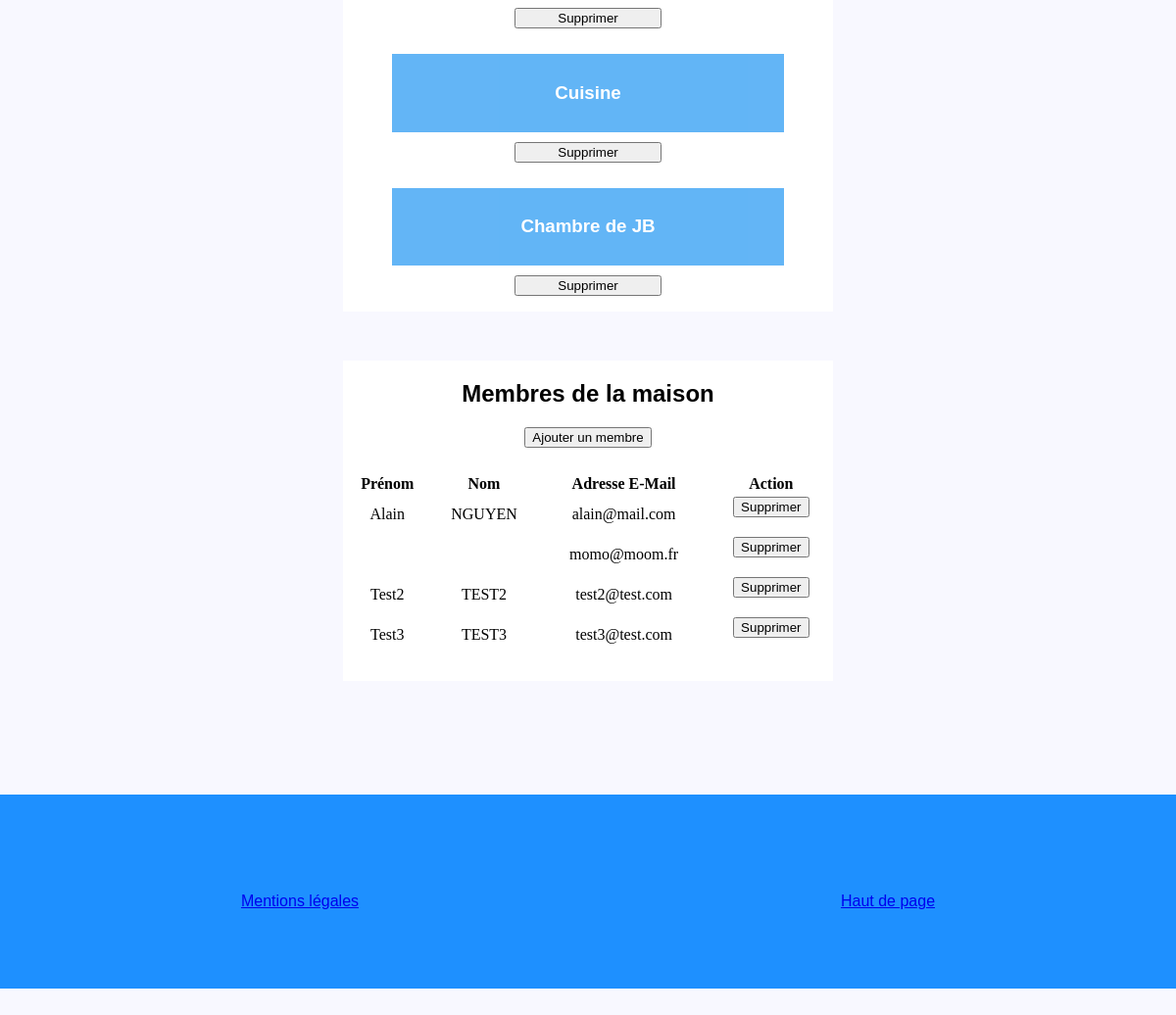
Before: /index.php?page=house&houseid=4&userid=1 (signed in, lower part) with the older database file.
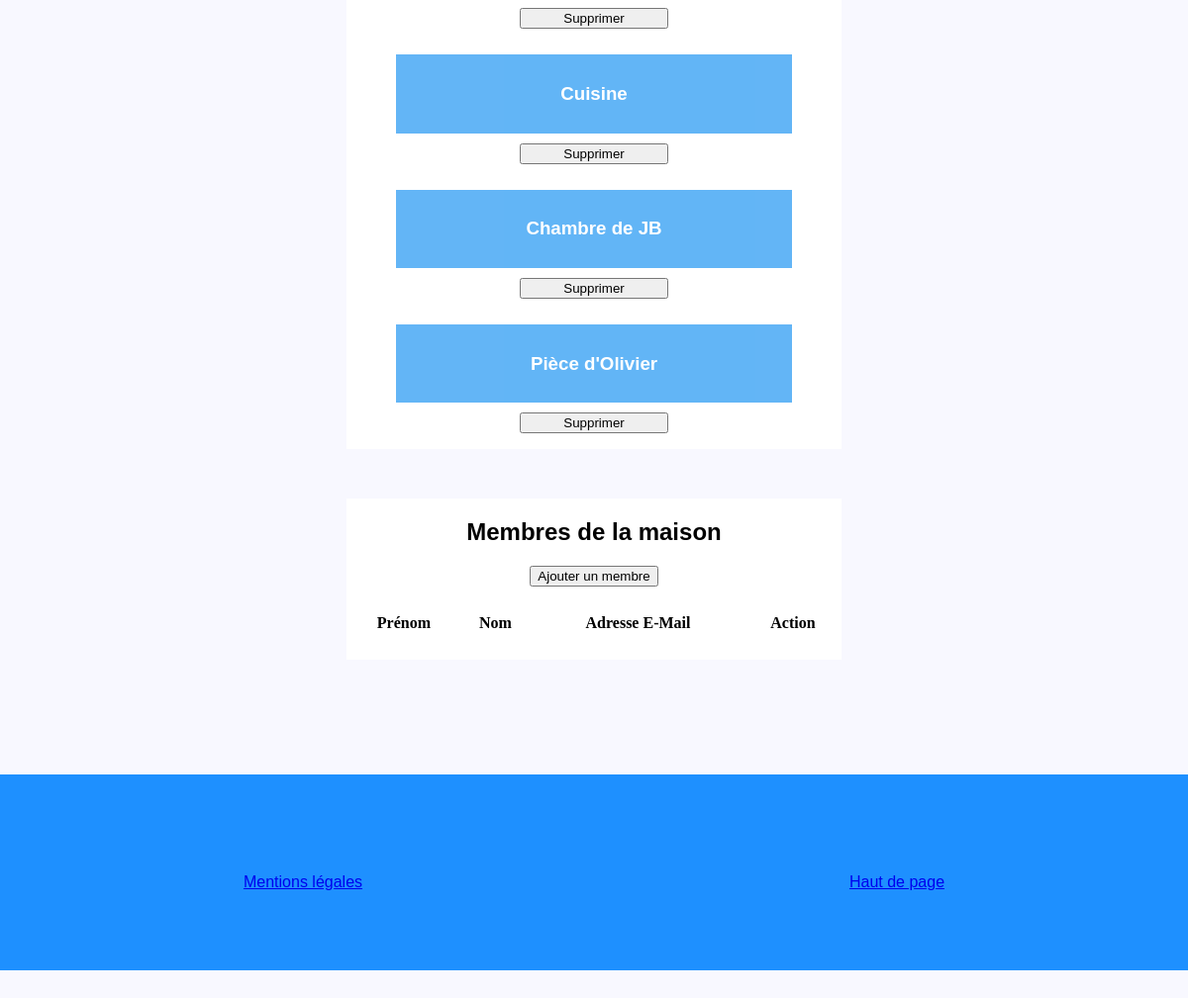
After: the same page with the newer database file.
### tables this page shows
CREATE TABLE IF NOT EXISTS `rooms` (
  `room_id` int(11) NOT NULL AUTO_INCREMENT,
  `room_name` varchar(255) NOT NULL,
  `movedetect` varchar(255) NOT NULL,
  `light` varchar(255) NOT NULL,
  `temperature` int(11) NOT NULL,
  `house_id` int(11) NOT NULL,
  PRIMARY KEY (`room_id`)
);

CREATE TABLE IF NOT EXISTS `houselinks` (
  `houselink_id` int(11) NOT NULL AUTO_INCREMENT,
  `house_id` int(11) NOT NULL,
  `user_id` int(11) NOT NULL,
  PRIMARY KEY (`houselink_id`)
);

CREATE TABLE IF NOT EXISTS `users` (
  `user_id` int(8) NOT NULL AUTO_INCREMENT,
  `user_name` varchar(30) NOT NULL,
  `user_lastname` varchar(32) DEFAULT NULL,
  `user_firstname` varchar(32) DEFAULT NULL,
  `user_pass` varchar(255) NOT NULL,
  `user_email` varchar(255) NOT NULL,
  `user_date` datetime NOT NULL,
  PRIMARY KEY (`user_id`),
  UNIQUE KEY `user_name_unique` (`user_name`)
);

### house.php (the view, shortened to what this page needs)
<?php
if(isset($_GET['houseid']) AND isset($_SESSION['user_id'])){
    $houseid=$_GET['houseid'];
    $user_id=$_GET['userid'];
    $bdd = new PDO('mysql:host=127.0.0.1;dbname=jabasof', 'root', '',array (PDO::MYSQL_ATTR_INIT_COMMAND => 'SET NAMES \'UTF8\''));
    $reqlink = $bdd -> query('SELECT `houselink_id` FROM `houselinks` WHERE `house_id`= '.$houseid.' AND `user_id`='.$user_id);
    $userlink = $reqlink -> rowCount();
    if ($userlink>0 OR $_SESSION['user_id']==1) {
        $gethouse = $bdd->query("SELECT * FROM `houses` WHERE `house_id` =".$houseid);
        while($result=$gethouse->fetch()) {
            $houseadmin = $result['admin_id'];
        }
        $getrooms = $bdd->query("SELECT * FROM `houses`
                                      INNER JOIN `rooms` ON  houses.house_id=rooms.house_id
                                      WHERE houses.house_id =".$houseid);
        echo '<div class="cont"><div class="container">';
        while($result=$getrooms->fetch()) {
            echo '
                <figure class="roomaccess">
                    <figcaption>
                        <h3>' . $result['room_name'] . '</h3>
                    </figcaption>
                    <a href="?page=room&id=' . $result['room_id'] . '&houseid='.$houseid.'"></a>
                </figure>
                <form class="roomform" action="" method="post">
                    <input type="hidden" name="deletedroom" value="' . $result['room_id'] . '">
                    <input type="submit" name="deleteroom" value="Supprimer" />
                </form>
        ';
        }
        echo '</div>';
        if ($user_id==$houseadmin) {
            $getinfo = $bdd->query("SELECT * FROM `users`
                                      INNER JOIN `houselinks` ON users.user_id=houselinks.user_id
                                      INNER JOIN `houses` ON houselinks.house_id = houses.house_id
                                      WHERE houses.house_id =".$houseid);
            echo '<div class="container">
                <h2>Membres de la maison</h2>
                <button onclick="show()">Ajouter un membre</button>
                <table id="shownElement">
                <tr>
                    <form action="" method="post">
                        <th>
                            <input type="text" name="username">
                        </th>
                        <th>
                            <input type="submit" name="addbyname" value="Ajouter par nom d\'utilisateur" />
                        </th>
                    </form>
                </tr>
                <tr>
                    <form action="" method="post">
                        <th>
                            <input type="email" name="email">
                        </th>
                        <th>
                            <input type="submit" name="addbymail" value="Ajouter par mail" />
                        </th>
                    </form>
                </tr>
                </table>';
            echo '<table style="width:100%">
                          <tr>
                            <th>Prénom</th>
                            <th>Nom</th>
                            <th>Adresse E-Mail</th>
                            <th>Action</th>
                          </tr>';
            while($result=$getinfo->fetch()) {
                if ($result['user_id']!=$user_id){
                    echo '
                          <tr>
                            <td>'.$result['user_firstname'].'</td>
                            <td>'.$result['user_lastname'].'</td>
                            <td>'.$result['user_email'].'</td>
                            <td>
                                <form action="" method="post">
                                    <input type="hidden" name="deleteid" value="'.$result['user_id'].'">
                                    <center><input type="submit" name="deletehousemember" value="Supprimer" /></center>
                                </form>
                            </td>
                          </tr>
                ';
                }
            }
            echo '</table>';
            echo '</div></div>';
        }
    }else{
        $message = "Vous n'avez pas accès à cette maison.";
    }
}
?>

Changed rows visible on the page:
no longer on this page (row unchanged): houselinks: user.user_firstname "Alain", user.user_lastname "NGUYEN", user.user_email "alain@mail.com"
no longer on this page (row unchanged): houselinks: user.user_email "momo@moom.fr"
no longer on this page (row unchanged): houselinks: user.user_firstname "Test2", user.user_lastname "TEST2", user.user_email "test2@test.com"
no longer on this page (row unchanged): houselinks: user.user_firstname "Test3", user.user_lastname "TEST3", user.user_email "test3@test.com"
added rooms: room_name "Pièce d'Olivier"
